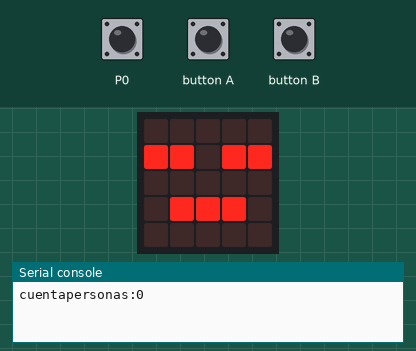
A program run on a simulated BBC micro:bit (MakeCode). On the bench: the board's 5×5 LED display, the last lines printed to the serial console. The inputs (shaded band) are chosen by the test bench; at power-on: P0 LOW.

Above: at 1.2 s.
1.3 s: P0 pulled HIGH for 3.2 s
At 4.1 s:
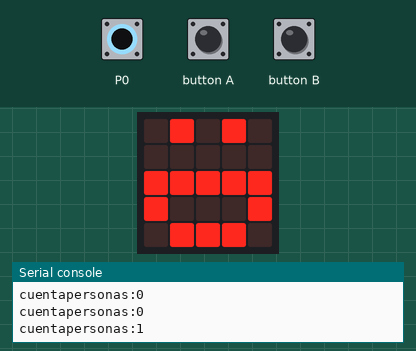
Timing chart, 0 to 5.6 s (numbered marks = the images above; inputs shaded):
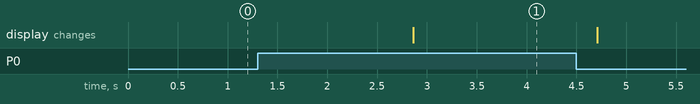

Measured:
- after the input at 1.3 s, the display: changes after 1.6 s (image 1)

The program:

main.ts
```typescript
//  IMPORTAR LIBRERÍAS DEL REPRODUCTOR DE VÍDEO
//  PREVIAMENTE HABRE INSTALADO DICHA LIBRERÍAS
//  from omxplayer.player import OMXPlayer
//  from pathlib import Path
//  IMPORTAR LIBRERÍAS DEL REPRODUCTOR DE VÍDEO
//  PREVIAMENTE HABRE INSTALADO PLAYSOUND
// from playsound import playsound
// DEFINO LOS ARCHIVOS CON LOS VÍDEOS EN ESPAÑOL Y EN INGLÉS Y EL AUDIO:
//  AUDIO_PATH_INI = Path("/home/pi/Desktop/audioini.mp3")
//  VIDEO_PATH_ESP = Path("/home/pi/Desktop/videoEsp.mp4")
//  VIDEO_PATH_ING = Path("/home/pi/Desktop/videoIng.mp4")
input.onButtonPressed(Button.A, function on_button_pressed_a() {

    boton = 1
    idioma = 1
})
input.onButtonPressed(Button.B, function on_button_pressed_b() {

    boton = 1
    idioma = 2
})
let idioma = 0
let boton = 0
basic.clearScreen()
let cuentapersonas = 0
boton = 0
idioma = 0
let nuevoespectador = 1
basic.forever(function on_forever() {

    if (pins.digitalReadPin(DigitalPin.P0) == 1) {
        basic.pause(1000)
        if (pins.digitalReadPin(DigitalPin.P0) == 1) {
            if (nuevoespectador == 1) {
                cuentapersonas += 1
                nuevoespectador = 0
            }

            //  Reproducir audio:
            //  Bienvenido al teatro de
            //  Alborán smart city.
            //  pulse botón A para rescuchar la obra en español.
            //  pulse botón B para escuchar la obra en inglés
            //  Wellcome to .....
            //  playsound(AUDIO_PATH_INI)
            basic.showLeds(`
                . # . # .
                                . . . . .
                                # # # # #
                                # . . . #
                                . # # # .
            `)
            while (boton == 1) {
                boton = 0
                if (idioma == 1) {
                    //  Reproducir video obra en español
                    //  player=OMXPlayer(VIDEO_PATH_ESP)
                    basic.showLeds(`
                        . # . # .
                                                # # # # #
                                                # # # # #
                                                # # # # #
                                                . # # # .
                    `)
                    nuevoespectador = 1
                } else if (idioma == 2) {
                    //  Reproducir video obra en inglés
                    //  player=OMXPlayer(VIDEO_PATH_ING)
                    basic.showLeds(`
                        . # . # .
                                                . # . # .
                                                # # # # #
                                                # . . . #
                                                . . . . .
                    `)
                    nuevoespectador = 1
                }

            }
        } else {
            basic.showIcon(IconNames.Asleep)
        }

    } else {
        basic.showIcon(IconNames.Asleep)
    }

    serial.writeValue("cuentapersonas", cuentapersonas)
})
```

test.ts
```typescript
// aquí va el archivo "tests"; esto no se compilará cuando este paquete se utilice como una extensión.
```
